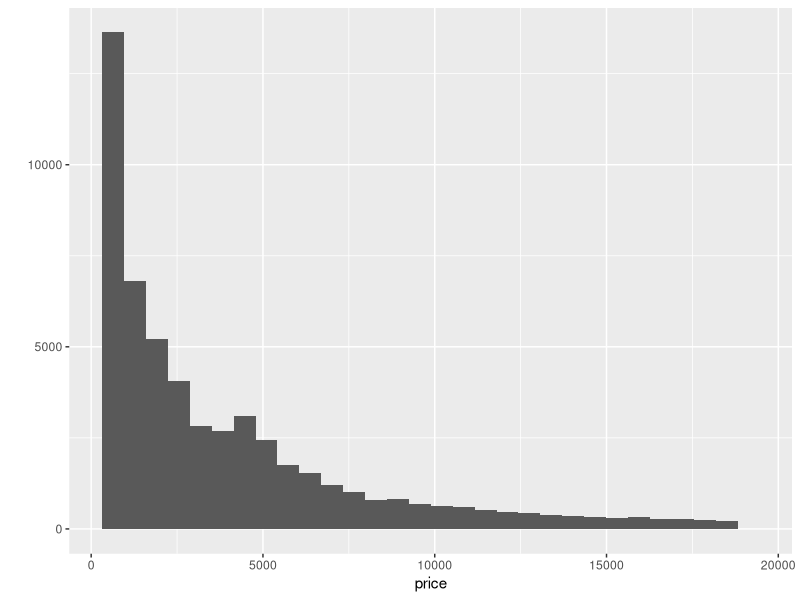

Write R code to recreate this figure.
library(ggplot2)
head(diamonds)

str(diamonds)

#get summary of price
summary(diamonds$price)

#plot price data 
qplot(price, data=diamonds)


##############################
######Answer to P3
# The shape of the price is long tailed and skewed on one side.
# The number of diamonds are  decreasing with increasing in price. 
# The mean diamond price is 3933$ and the median price is 2401$  
##############################